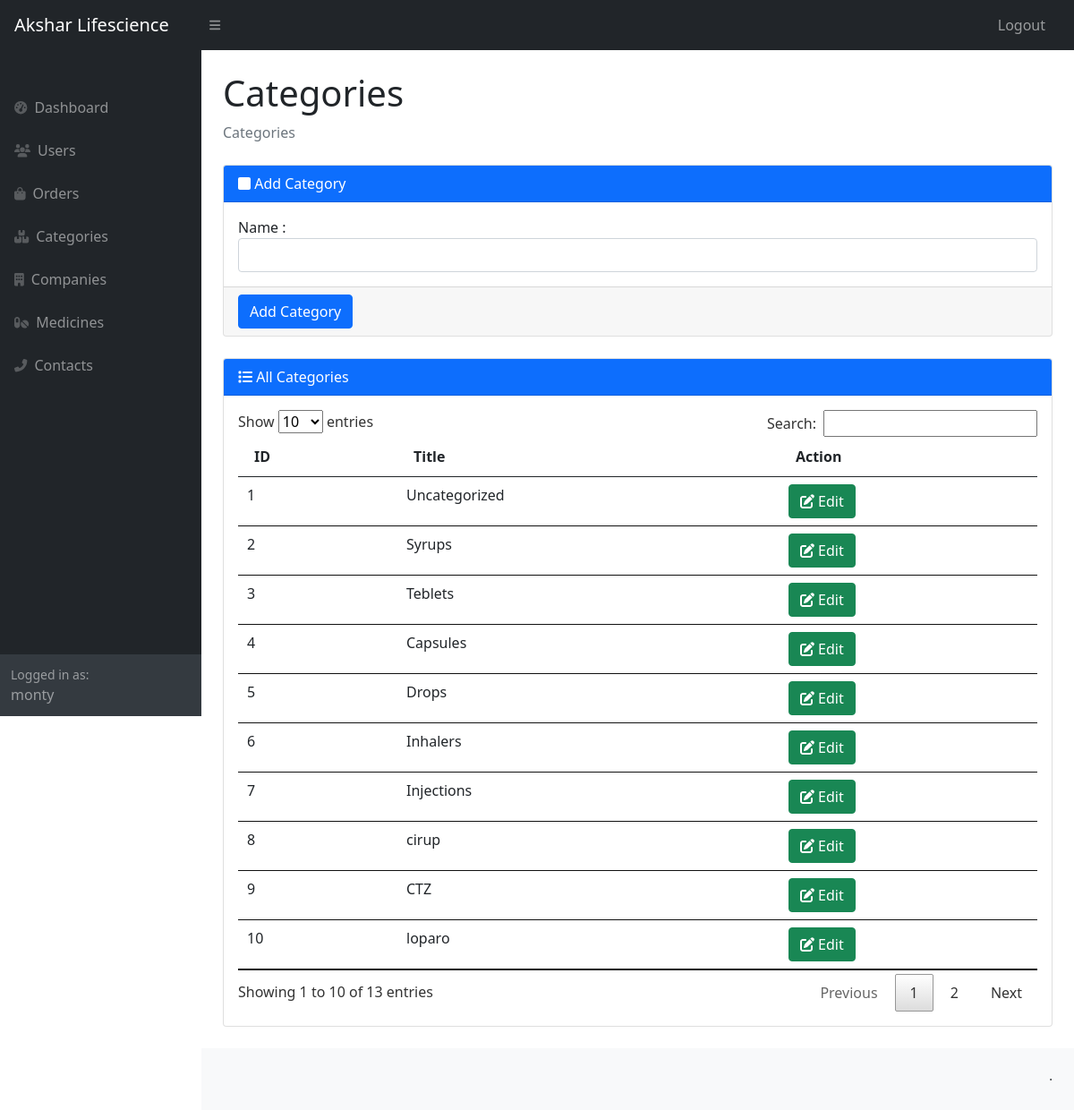
Screenshot of /admin/categories.php (signed in) with the database file from the repository.
### tables this page shows
CREATE TABLE IF NOT EXISTS `categories` (
  `cat_id` int(11) NOT NULL AUTO_INCREMENT,
  `cat_name` varchar(100) NOT NULL,
  `cat_status` int(11) NOT NULL DEFAULT '1',
  PRIMARY KEY (`cat_id`)
);

### admin/categories.php (the view, shortened to what this page needs)
<?php
include('config.php');
include('header.php');
?>
<main>
    <div class="container-fluid px-4">
        <h1 class="mt-4">Categories</h1>
        <ol class="breadcrumb mb-4">
            <?php
            if (isset($edit)) {
            ?>
                <li class="breadcrumb-item"><a href="categories.php">Categories</a></li>
                <li class="breadcrumb-item active">Edit</li>
            <?php
            } else {
            ?>
                <li class="breadcrumb-item active">Categories</li>
            <?php
            }
            ?>
        </ol>
        <div class="row">
            <div class="col-12">
                <?php
                if (isset($edit)) {
                ?>
                    <form action="" method="post">
                        <div class="card mb-4">
                            <div class="card-header bg-primary text-white">
                                <i class="fas fa-square"></i>
                                Update Category
                            </div>
                            <div class="card-body">
                                <div class="row">
                                    <div class="col-12 form-group">
                                        <label for="name">Name :</label>
                                        <input type="text" name="name" id="name" class="form-control" value="<?php echo $edit["cat_name"]; ?>" required>
                                    </div>
                                </div>
                            </div>
                            <div class="card-footer">
                                <button type="submit" name="update" class="btn btn-primary">Update Category</button>
                            </div>
                        </div>
                    </form>
                <?php
                } else {
                ?>
                    <form action="categories.php" method="post">
                        <div class="card mb-4">
                            <div class="card-header bg-primary text-white">
                                <i class="fas fa-square"></i>
                                Add Category
                            </div>
                            <div class="card-body">
                                <div class="row">
                                    <div class="col-12 form-group">
                                        <label for="name">Name :</label>
                                        <input type="text" name="name" id="name" class="form-control" required>
                                    </div>
                                </div>
                            </div>
                            <div class="card-footer">
                                <button type="submit" name="create" class="btn btn-primary">Add Category</button>
                            </div>
                        </div>
                    </form>
                    <div class="card mb-4">
                        <div class="card-header bg-primary text-white">
                            <i class="fas fa-list"></i>
                            All Categories
                        </div>
                        <div class="card-body">
                            <table id="categories" class="table">
                                <thead>
                                    <tr>
                                        <th>ID</th>
                                        <th>Title</th>
                                        <th>Action</th>
                                    </tr>
                                </thead>
                                <tbody>
                                    <?php
                                    $res = mysqli_query($con, "SELECT * FROM `categories`");
                                    while ($row = mysqli_fetch_assoc($res)) {
                                    ?>
                                        <tr>
                                            <td><?php echo $row["cat_id"]; ?></td>
                                            <td><?php echo $row["cat_name"]; ?></td>
                                            <td>
                                                <a href="categories.php?edit=<?php echo $row["cat_id"]; ?>" class="btn btn-success"><i class="fa fa-edit"></i> Edit</a>
                                            </td>
                                        </tr>
                                    <?php
                                    }
                                    ?>
                                </tbody>
                            </table>
                        </div>
                    </div>
                <?php
                }
                ?>
            </div>
        </div>
    </div>
</main>
<?php include('footer.php') ?>

### admin/header.php (shortened to what this page needs)
<!DOCTYPE html>
<html lang="en">
<head>
    <link href="public/vendors/datatables/jquery.dataTables.min.css" rel="stylesheet" />
    <link href="public/css/styles.css" rel="stylesheet" />
</head>
<body class="sb-nav-fixed">
    <nav class="sb-topnav navbar navbar-expand navbar-dark bg-dark">
        <a class="navbar-brand ps-3" href="index.php">Akshar Lifescience</a>
        <button class="btn btn-link btn-sm order-1 order-lg-0 me-4 me-lg-0" id="sidebarToggle" href="#!"><i class="fas fa-bars"></i></button>
        <ul class="navbar-nav ms-auto pe-4">
            <li class="nav-item">
                <a class="nav-link" href="logout.php">Logout</a>
            </li>
        </ul>
    </nav>
    <div id="layoutSidenav">
        <div id="layoutSidenav_nav">
            <nav class="sb-sidenav accordion sb-sidenav-dark" id="sidenavAccordion">
                <div class="sb-sidenav-menu">
                    <div class="nav">
                        <div class="sb-sidenav-menu-heading"></div>
                        <a class="nav-link" href="index.php">
                            <div class="sb-nav-link-icon"><i class="fas fa-tachometer-alt"></i></div>
                            Dashboard
                        </a>
                        <a class="nav-link" href="users.php">
                            <div class="sb-nav-link-icon"><i class="fas fa-users"></i></div>
                            Users
                        </a>
                        <a class="nav-link" href="orders.php">
                            <div class="sb-nav-link-icon"><i class="fas fa-shopping-bag"></i></div>
                            Orders
                        </a>
                        <a class="nav-link" href="categories.php">
                            <div class="sb-nav-link-icon"><i class="fas fa-boxes"></i></div>
                            Categories
                        </a>
                        <a class="nav-link" href="companies.php">
                            <div class="sb-nav-link-icon"><i class="fas fa-building"></i></div>
                            Companies
                        </a>
                        <a class="nav-link" href="medicines.php">
                            <div class="sb-nav-link-icon"><i class="fas fa-pills"></i></div>
                            Medicines
                        </a>
                        <a class="nav-link" href="contacts.php">
                            <div class="sb-nav-link-icon"><i class="fas fa-phone-alt"></i></div>
                            Contacts
                        </a>
                    </div>
                </div>
                <div class="sb-sidenav-footer">
                    <div class="small">Logged in as:</div iv>
                    <?php echo $_SESSION["admin_name"] ?>
                </div>
            </nav>
        </div>
        <div id="layoutSidenav_content">

### admin/footer.php (shortened to what this page needs)
                <footer class="py-4 bg-light mt-auto">
                    <div class="container-fluid px-4">
                        <div class="d-flex align-items-center justify-content-between small">
                            <div>
                                &middot;
                            </div>
                        </div>
                    </div>
                </footer>
            </div>
        </div>
    </body>
</html>

### rows the page displays
categories: cat_id "1", cat_name "Uncategorized"
categories: cat_id "2", cat_name "Syrups"
categories: cat_id "3", cat_name "Teblets"
categories: cat_id "4", cat_name "Capsules"
categories: cat_id "5", cat_name "Drops"
categories: cat_id "6", cat_name "Inhalers"
categories: cat_id "7", cat_name "Injections"
categories: cat_id "8", cat_name "cirup"
categories: cat_id "9", cat_name "CTZ"
categories: cat_id "10", cat_name "loparo"

### other values shown
$_SESSION["admin_name"] "monty"
